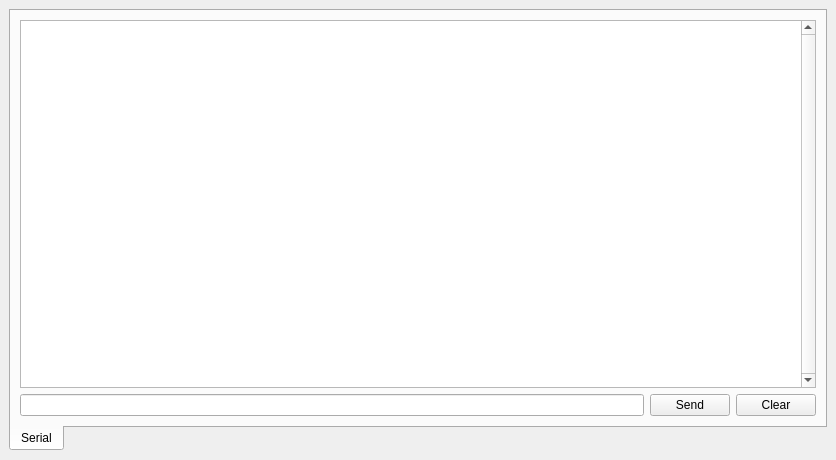
<?xml version="1.0" encoding="UTF-8"?>
<ui version="4.0">
 <class>console</class>
 <widget class="QDockWidget" name="console">
  <property name="geometry">
   <rect>
    <x>0</x>
    <y>0</y>
    <width>836</width>
    <height>460</height>
   </rect>
  </property>
  <property name="windowTitle">
   <string>Console and Logs</string>
  </property>
  <widget class="QWidget" name="dockWidgetContents">
   <layout class="QVBoxLayout" name="verticalLayout_2">
    <item>
     <widget class="QTabWidget" name="tabWidget">
      <property name="tabPosition">
       <enum>QTabWidget::South</enum>
      </property>
      <property name="currentIndex">
       <number>0</number>
      </property>
      <widget class="QWidget" name="tab_serial">
       <attribute name="title">
        <string>Serial</string>
       </attribute>
       <layout class="QVBoxLayout" name="verticalLayout">
        <item>
         <widget class="QTextEdit" name="textEdit_output">
          <property name="font">
           <font>
            <family>Courier New</family>
            <pointsize>9</pointsize>
           </font>
          </property>
          <property name="verticalScrollBarPolicy">
           <enum>Qt::ScrollBarAlwaysOn</enum>
          </property>
          <property name="horizontalScrollBarPolicy">
           <enum>Qt::ScrollBarAlwaysOff</enum>
          </property>
         </widget>
        </item>
        <item>
         <layout class="QHBoxLayout" name="horizontalLayout">
          <item>
           <widget class="QLineEdit" name="lineEdit_input"/>
          </item>
          <item>
           <widget class="QPushButton" name="pushButton_send">
            <property name="text">
             <string>Send</string>
            </property>
           </widget>
          </item>
          <item>
           <widget class="QPushButton" name="pushButton_clear">
            <property name="text">
             <string>Clear</string>
            </property>
           </widget>
          </item>
         </layout>
        </item>
       </layout>
      </widget>
     </widget>
    </item>
   </layout>
  </widget>
 </widget>
 <resources/>
 <connections>
  <connection>
   <sender>lineEdit_input</sender>
   <signal>returnPressed()</signal>
   <receiver>pushButton_send</receiver>
   <slot>click()</slot>
   <hints>
    <hint type="sourcelabel">
     <x>195</x>
     <y>277</y>
    </hint>
    <hint type="destinationlabel">
     <x>264</x>
     <y>279</y>
    </hint>
   </hints>
  </connection>
 </connections>
</ui>
